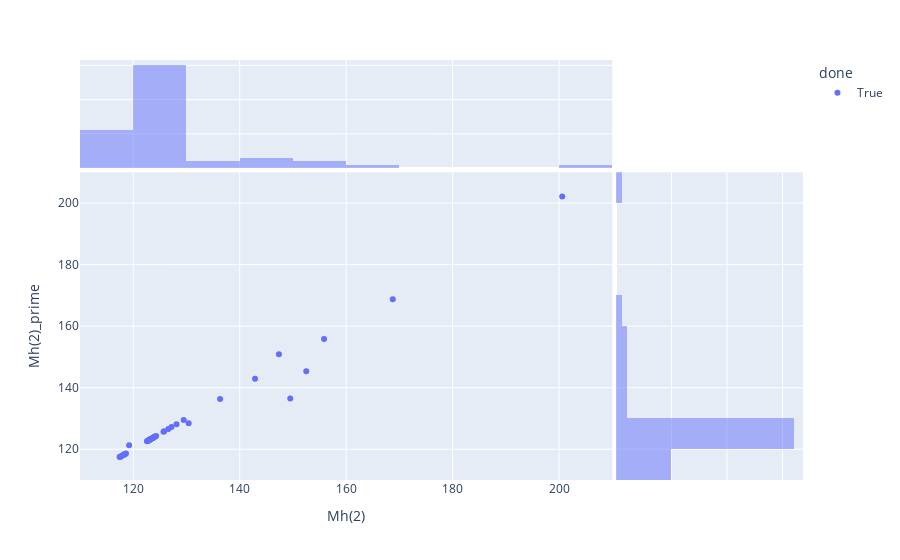

The notebook cell saved with this chart:
### Code cell
fig = px.scatter(memory_df[select_done], x="Mh(2)", y="Mh(2)_prime", marginal_x="histogram", marginal_y="histogram", color='done')
fig.show()

### Figure 1 — Plotly figure (JSON) as saved in the notebook; plotly's stock layout.template omitted (floating-point values rounded to 4 significant figures)
{"data": [{"hovertemplate": "done=True<br>Mh(2)=%{x}<br>Mh(2)_prime=%{y}<extra></extra>", "legendgroup": "True", "marker": {"color": "#636efa", "symbol": "circle"}, "mode": "markers", "name": "True", "orientation": "v", "showlegend": true, "type": "scatter", "x": [200.6, 152.5, 155.9, 147.4, 130.4, 149.5, 142.9, 122.8, 123.3, 123.3, 123.1, 123.2, 125.7, 136.3, 122.9, 118.5, 123.7, 124.3, 119.2, 122.7, 129.5, 122.9, 118.5, 118.6, 118.2, 118.1, 127.2, 118.1, 128.1, 123.8, 117.4, 117.9, 125.8, 117.6, 126.6, 117.6, 168.8, 122.7, 122.9, 122.8, 123.1, 123.8, 123.9, 123.7, 124.1, 123.9, 122.6, 123.0, 123.5, 122.9], "xaxis": "x", "y": [202.2, 145.4, 155.9, 150.8, 128.4, 136.5, 142.9, 122.8, 123.3, 123.3, 123.1, 123.2, 125.7, 136.3, 122.9, 118.5, 123.7, 124.3, 121.3, 122.7, 129.5, 122.9, 118.5, 118.6, 118.2, 118.1, 127.2, 118.1, 128.1, 123.8, 117.4, 117.9, 125.8, 117.6, 126.6, 117.6, 168.8, 122.7, 122.9, 122.8, 123.1, 123.8, 123.9, 123.7, 124.1, 123.9, 122.6, 123.0, 123.5, 122.9], "yaxis": "y"}, {"alignmentgroup": "True", "bingroup": "x", "hovertemplate": "done=True<br>Mh(2)=%{x}<br>count=%{y}<extra></extra>", "legendgroup": "True", "marker": {"color": "#636efa"}, "name": "True", "offsetgroup": "True", "opacity": 0.5, "showlegend": false, "type": "histogram", "x": [200.6, 152.5, 155.9, 147.4, 130.4, 149.5, 142.9, 122.8, 123.3, 123.3, 123.1, 123.2, 125.7, 136.3, 122.9, 118.5, 123.7, 124.3, 119.2, 122.7, 129.5, 122.9, 118.5, 118.6, 118.2, 118.1, 127.2, 118.1, 128.1, 123.8, 117.4, 117.9, 125.8, 117.6, 126.6, 117.6, 168.8, 122.7, 122.9, 122.8, 123.1, 123.8, 123.9, 123.7, 124.1, 123.9, 122.6, 123.0, 123.5, 122.9], "xaxis": "x3", "yaxis": "y3"}, {"alignmentgroup": "True", "bingroup": "y", "hovertemplate": "done=True<br>Mh(2)_prime=%{y}<br>count=%{x}<extra></extra>", "legendgroup": "True", "marker": {"color": "#636efa"}, "name": "True", "offsetgroup": "True", "opacity": 0.5, "showlegend": false, "type": "histogram", "xaxis": "x2", "y": [202.2, 145.4, 155.9, 150.8, 128.4, 136.5, 142.9, 122.8, 123.3, 123.3, 123.1, 123.2, 125.7, 136.3, 122.9, 118.5, 123.7, 124.3, 121.3, 122.7, 129.5, 122.9, 118.5, 118.6, 118.2, 118.1, 127.2, 118.1, 128.1, 123.8, 117.4, 117.9, 125.8, 117.6, 126.6, 117.6, 168.8, 122.7, 122.9, 122.8, 123.1, 123.8, 123.9, 123.7, 124.1, 123.9, 122.6, 123.0, 123.5, 122.9], "yaxis": "y2"}], "layout": {"barmode": "overlay", "legend": {"title": {"text": "done"}, "tracegroupgap": 0}, "margin": {"t": 60}, "xaxis": {"anchor": "y", "domain": [0, 0.7363], "title": {"text": "Mh(2)"}}, "xaxis2": {"anchor": "y2", "domain": [0.7413, 1], "matches": "x2", "showgrid": true, "showline": false, "showticklabels": false, "ticks": ""}, "xaxis3": {"anchor": "y3", "domain": [0, 0.7363], "matches": "x", "showgrid": true, "showticklabels": false}, "xaxis4": {"anchor": "y4", "domain": [0.7413, 1], "matches": "x2", "showgrid": true, "showline": false, "showticklabels": false, "ticks": ""}, "yaxis": {"anchor": "x", "domain": [0, 0.7326], "title": {"text": "Mh(2)_prime"}}, "yaxis2": {"anchor": "x2", "domain": [0, 0.7326], "matches": "y", "showgrid": true, "showticklabels": false}, "yaxis3": {"anchor": "x3", "domain": [0.7426, 1], "matches": "y3", "showgrid": true, "showline": false, "showticklabels": false, "ticks": ""}, "yaxis4": {"anchor": "x4", "domain": [0.7426, 1], "matches": "y3", "showgrid": true, "showline": false, "showticklabels": false, "ticks": ""}}}
